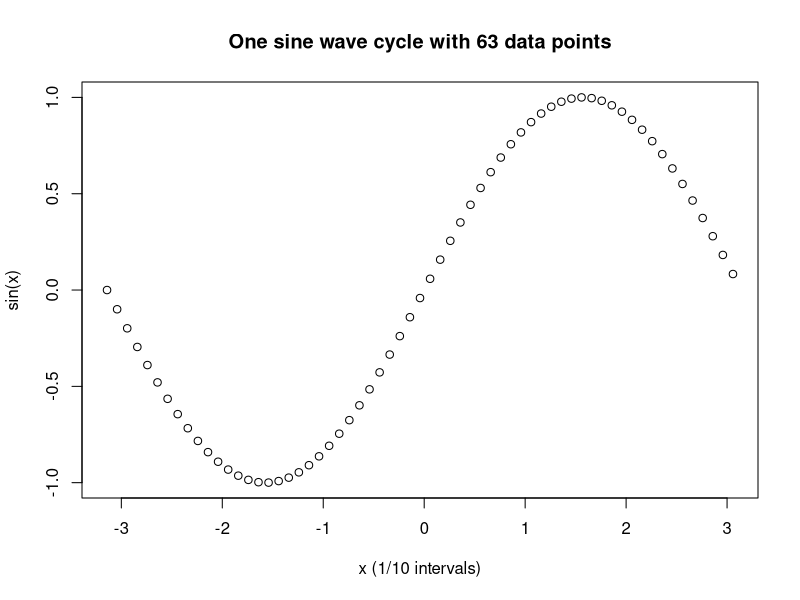
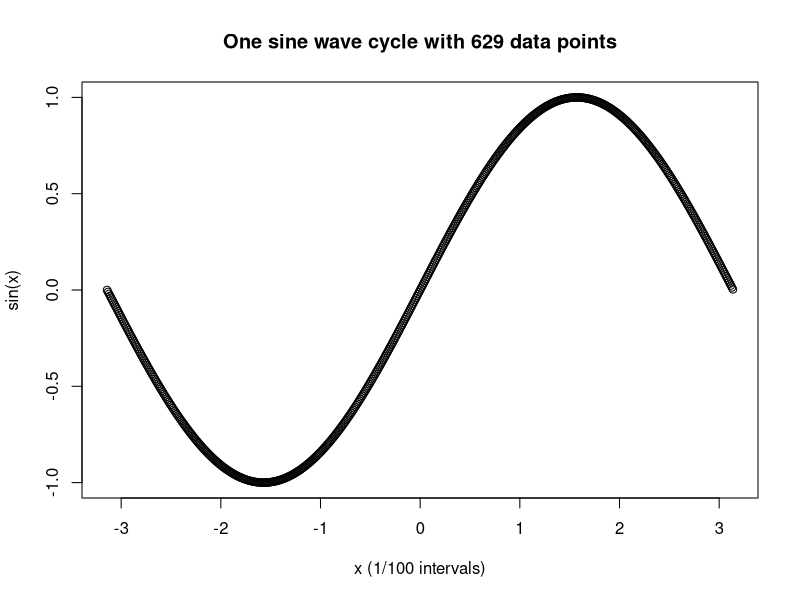
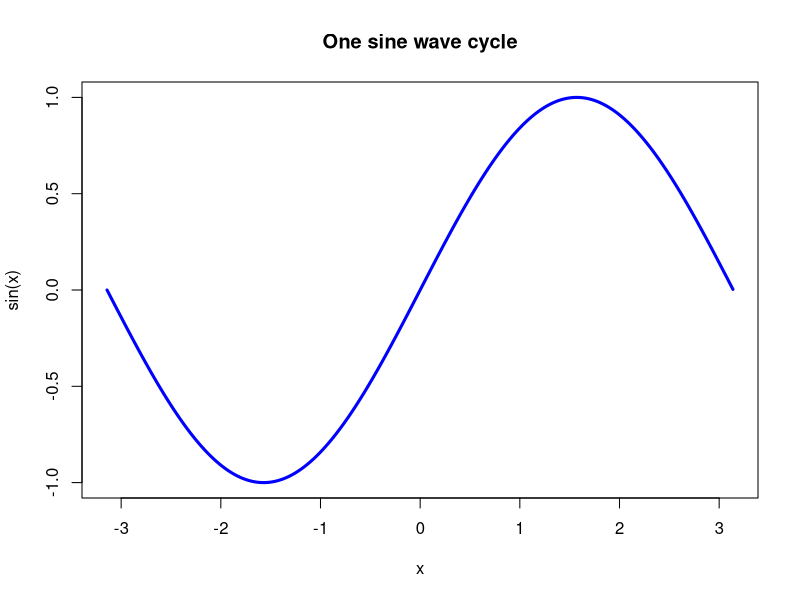
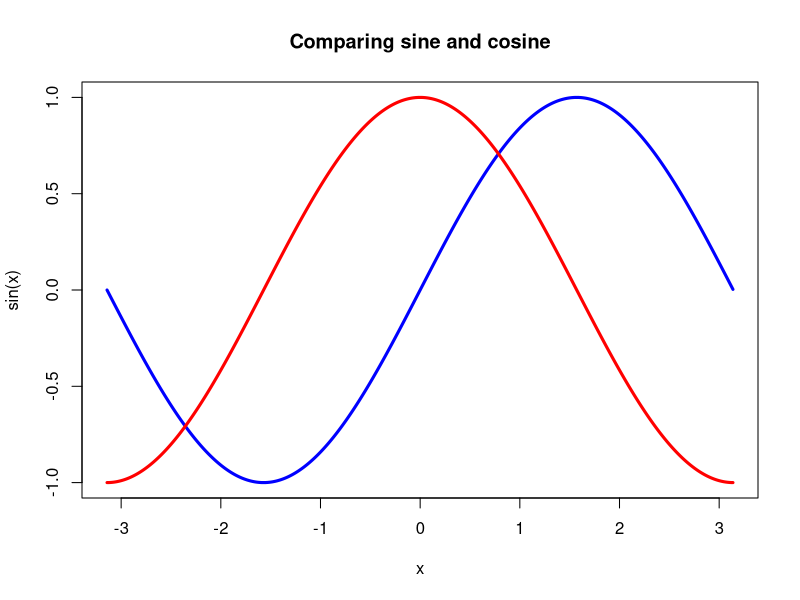
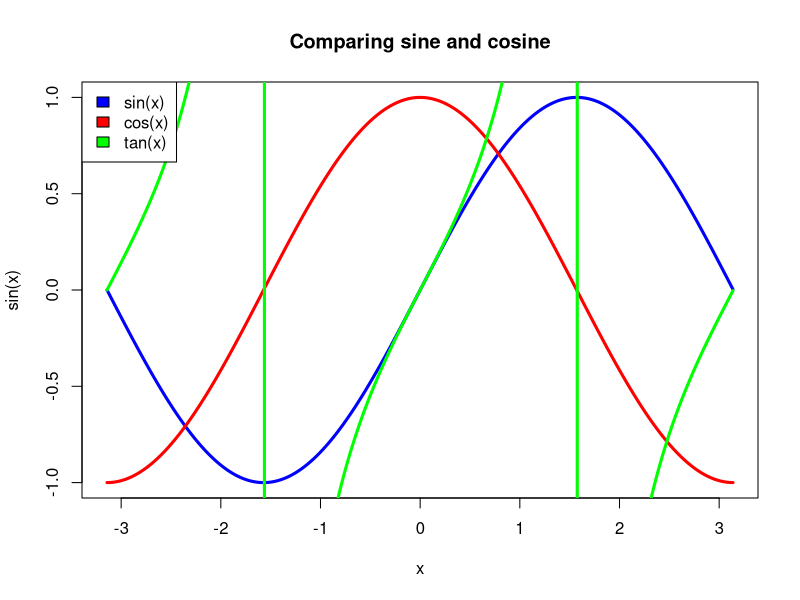
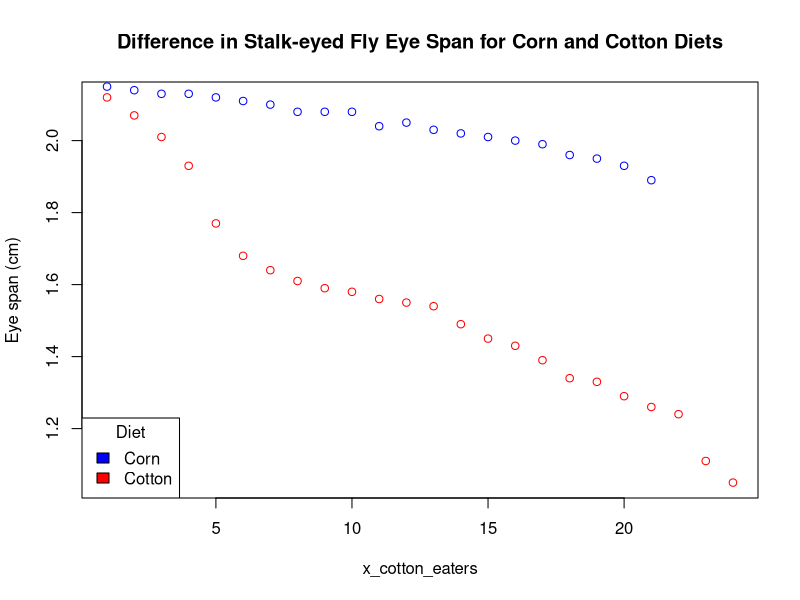

Recreate these plots in R, in order.
# Plotting Practice in R

#------------------------------------------------------------------------
# Basic Plots with generated sequence data
#------------------------------------------------------------------------
# Plotting two sine waves, one with a smaller X interval than the other
x_tenths <- seq(-pi, pi, 0.1)
x_hundredths <- seq(-pi, pi, 0.01)

plot(x_tenths, sin(x_tenths),
     main="One sine wave cycle with 63 data points",
     xlab="x (1/10 intervals)",
     ylab="sin(x)"
     )

plot(x_hundredths, sin(x_hundredths),
     main="One sine wave cycle with 629 data points",
     xlab="x (1/100 intervals)",
     ylab="sin(x)"
     )

# Change sine wave to line graph
plot(x_hundredths, sin(x_hundredths),
     main="One sine wave cycle",
     xlab="x",
     ylab="sin(x)",
     type="l",
     col="blue",
     lwd=3
     )

# Trig graph with multiple lines
plot(x_hundredths, sin(x_hundredths),
     main="Comparing sine and cosine",
     xlab="x",
     ylab="sin(x)",
     type="l",
     col="blue",
     lwd=3
     )
lines(x_hundredths, cos(x_hundredths),
      col="red",
      lwd=3)

# Add legend to trig graph with multiple lines
plot(x_hundredths, sin(x_hundredths),
     main="Comparing sine and cosine",
     xlab="x",
     ylab="sin(x)",
     type="l",
     col="blue",
     lwd=3
)
lines(x_hundredths, cos(x_hundredths), # Add cosine function
      col="red",
      lwd=3)
lines(x_hundredths, tan(x_hundredths), # Add tangent function
      col="green",
      lwd=3)
legend("topleft",
       c("sin(x)", "cos(x)", "tan(x)"),
       fill=c("blue", "red", "green"))

#------------------------------------------------------------------------
# Plots with imported data
#------------------------------------------------------------------------
# This data measures the eye span and diet of a sample of stalk-eyed flies (n=45)
stalkeyed_fly_eyespan <- read.csv("data/stalkeyed_fly_eyespan.csv")

# Plot the difference in eye span between cotton eaters and corn eaters
cotton_eaters <- subset(stalkeyed_fly_eyespan, Diet=="Cotton")
corn_eaters <- subset(stalkeyed_fly_eyespan, Diet=="Corn")

x_cotton_eaters <- seq(length(cotton_eaters$Eye.span))
plot(x_cotton_eaters, cotton_eaters$Eye.span,
     main="Difference in Stalk-eyed Fly Eye Span for Corn and Cotton Diets",
     ylab="Eye span (cm)",
     type="p",
     col="red"
     )
x_corn_eaters <- seq(length(corn_eaters$Eye.span))
lines(x_corn_eaters, corn_eaters$Eye.span,
      type="p",
      col="blue")
legend("bottomleft",
       c("Corn", "Cotton"),
       fill=c("blue", "red"),
       title="Diet")

